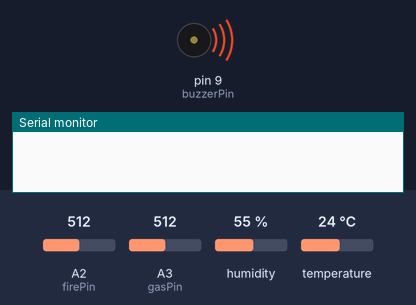
A sketch run on a simulated Arduino Uno, built with avr-gcc and run on an emulated ATmega328P. Parts: buzzer (waves = sounding), the last lines printed to the serial monitor. The test bench sets the inputs (shaded band); at power-on: A2 (firePin) = 512, A3 (gasPin) = 512, humidity 55 %, temperature 24 °C.

Above: at 1.2 s.
1.3 s: A2 (firePin) set to 468
2.8 s: A2 (firePin) set to 445
At 3.3 s:
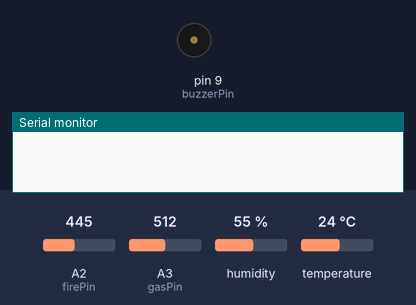
4.3 s: A2 (firePin) set to 716
At 5.4 s:
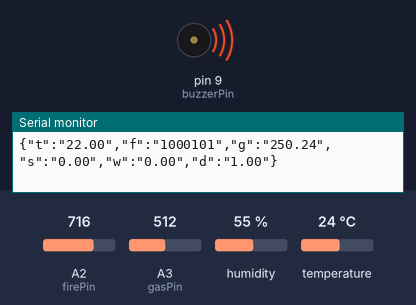
6.6 s: A2 (firePin) set to 306
At 7.5 s:
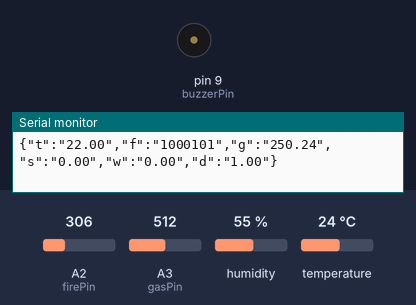
Timing chart, 0 to 9.1 s (numbered marks = the images above; inputs shaded):
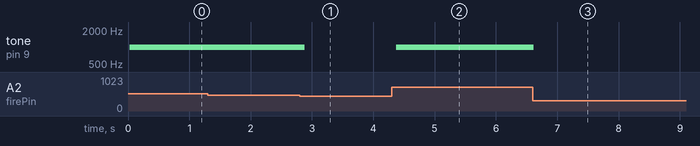

The sketch:

fuzzy_arduino_v2.ino
```cpp
#include <dht.h>
#include <ArduinoJson.h>

unsigned long previousMillis = 0;
unsigned long interval = 5000;  // 5 seconds

// Define input pins
const int firePin = A2;
const int gasPin = A3;
const int buzzerPin = 9;

int offset = 2;

const float adcMin = 0.0;
const float adcMax = 1023.0;

// Variables for averaging temperature readings
const int numReadings = 5; // Number of readings to average
int tempReadings[numReadings]; // Array to store temperature readings
int tempIndex = 0; // Index of the current reading
int tempTotal = 0; // Accumulator for summing the readings

// Create an instance of the dht class
dht DHT;

void setup()
{
  // Set input pins as inputs
  pinMode(firePin, INPUT);

  // Set the buzzer pin as an output
  pinMode(buzzerPin, OUTPUT);

  // Start serial communication for debugging purposes
  Serial.begin(115200);
}

void loop()
{
  // Read temperature and humidity from DHT11 sensor
  int chk = DHT.read11(8);

  // Retrieve temperature value from DHT11
  float temp = DHT.temperature;

  // Update the temperature readings
  tempTotal -= tempReadings[tempIndex]; // Subtract the oldest reading from the total
  tempReadings[tempIndex] = temp; // Store the new reading
  tempTotal += tempReadings[tempIndex]; // Add the new reading to the total
  tempIndex = (tempIndex + 1) % numReadings; // Move to the next reading index

  // Calculate the average temperature
  float avgTemp = tempTotal / static_cast<float>(numReadings);

  // Apply the offset to adjust the temperature reading
  float calibratedTemp = avgTemp - offset;

  // Read fire sensor values
  int fireSensorValue = analogRead(firePin);
  float voltage1 = (fireSensorValue / adcMax) * 5.0; // Convert analog value to voltage
  float fireVal = voltage1 * 100.0; // Apply the offset to adjust the fire reading
  byte fire = map(static_cast<int>(fireVal), 0, 500, 0, 100); // Map the fire reading

  // Read gas sensor values
  int gasSensorValue = analogRead(gasPin);
  float voltage2 = (gasSensorValue / adcMax) * 5.0; // Convert analog value to voltage
  float ppm = voltage2 * 100.0; // Apply the offset to adjust the ppm reading

  // Fuzzy logic calculation for temperature
  float cold = max(0.0, 1.0 - (calibratedTemp - 0.0) / (40.0 - 0.0));
  float warm = max(0.0, min((calibratedTemp - 0.0) / (35.0 - 0.0), (55.0 - calibratedTemp) / (55.0 - 35.0)));
  float hot = max(0.0, min((calibratedTemp - 50.0) / (70.0 - 50.0), 1.0));

  // Fuzzy logic calculation for fire
  float none  = max(0.0, 1.0 - (fire - 0.0) / (40.0 - 0.0));
  float small = max(0.0, min((fire - 0.0) / (35.0 - 0.0), (55.0 - fire) / (55.0 - 35.0)));
  float large = max(0.0, min((fire - 50.0) / (70.0 - 50.0), 1.0));

  // Fuzzy logic calculation for gas (smoke)
  float noGas = max(0.0, 1.0 - (ppm - 0.0) / (100.0 - 0.0));
  float lightGas = max(0.0, min((ppm - 0.0) / (50.0 - 0.0), (200.0 - ppm)) / (200.0 - 50.0));
  float heavyGas = max(0.0, min((ppm - 100.0) / (150.0 - 100.0), 1.0));

  // Fuzzy logic rules for output
  float safe = min(max(cold, none), max(lightGas, noGas));
  float warning = min(max(warm, hot), max(small, lightGas));
  float danger = min(max(cold, max(warm, hot)), max(large, max(lightGas, heavyGas)));

  // Calculate the sum of safe, warning, and danger
  float sum = safe + warning + danger;

  // Adjust the values to ensure the sum is equal to 1
  if (sum > 0 || sum < 1)
  {
    safe /= sum;
    warning /= sum;
    danger /= sum;
  }

  unsigned long currentMillis = millis();
  if (currentMillis - previousMillis >= interval) {
    previousMillis = currentMillis;

    // Create a JSON document
    DynamicJsonDocument jsonDoc(256);

    // Populate the JSON document
    jsonDoc["t"] = String(calibratedTemp, 2);
    jsonDoc["f"] = String(fire, 2);
    jsonDoc["g"] = String(ppm, 2);
    jsonDoc["s"] = String(safe, 2);
    jsonDoc["w"] = String(warning, 2);
    jsonDoc["d"] = String(danger, 2);

    // Serialize the JSON document to a string
    String jsonString;
    serializeJson(jsonDoc, jsonString);

    // Send the JSON data over serial
    Serial.println(jsonString);
  }

  // Play tones based on danger level
  if (danger > 0.55)
  {
    tone(buzzerPin, 1000);  // Play a 1kHz tone
  }
  else
  {
    noTone(buzzerPin);  // Stop playing the tone
  }

  // Wait for a short time before reading inputs again
  delay(100);
}
```

Measured:
- the behaviour switches between 461 and 460 on A2 (firePin) (found by bisection; images 0 and 1)
- after the input at 1.3 s, every drawn part: stays the same
- after the input at 2.8 s, tone on pin 9 (buzzerPin): 1000 Hz → silent after 0.08 s
- after the input at 4.3 s, tone on pin 9 (buzzerPin): silent → 1000 Hz after 0.08 s
- after the input at 6.6 s, tone on pin 9 (buzzerPin): 1000 Hz → silent at once
